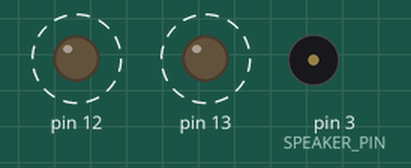
This sketch was run on a simulated Arduino Uno, built with avr-gcc and run on an emulated ATmega328P. Parts: output pins drawn as LEDs (lit = HIGH), buzzer (waves = sounding). Dashed ring = blinking. What the sketch prints to the serial monitor is not drawn.

Above: at 0.17 s.
Timing chart, 0 to 3.0 s (numbered marks = the images above):
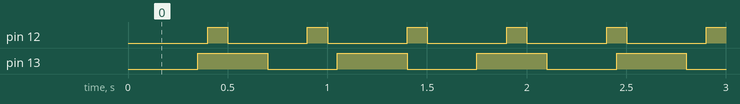

The sketch:

MultiBlinkWithSound.ino
```cpp
#include "flasher.h"
#include "space_beeper.h"

Flasher led1(12, 100, 400);
Flasher led2(13, 350, 350);
// Flasher led3(11, 111, 382);

SpaceBeeper beeper1(5, 100, 8);

void setup() {
  Serial.begin(115200);
}

void loop() {
  Serial.println(millis());
  led1.Update();
  led2.Update();
  // led3.Update();
  beeper1.Update();
  Serial.println(beeper1.noteCount);
}
```

flasher.h
```cpp
class Flasher {

    int ledPin;
    long OnTime;
    long OffTime;
    int ledState;
    unsigned long previousMillis;

  public:

  Flasher(int pin, long on, long off) {
    ledPin = pin;
    pinMode(ledPin, OUTPUT);
    OnTime = on;
    OffTime = off;
    ledState = LOW;
    previousMillis = 0;
  }

  void Update() {
    unsigned long currentMillis = millis();
    if ((ledState == HIGH) && (currentMillis - previousMillis >= OnTime)) {
      ledState = LOW;
      previousMillis = currentMillis;
      digitalWrite(ledPin, ledState);
    }
    else if ((ledState == LOW) && (currentMillis - previousMillis >= OffTime)) {
      ledState = HIGH;
      previousMillis = currentMillis;
      digitalWrite(ledPin, ledState);
    }
  }
};
```

space_beeper.h
```cpp
#define SPEAKER_PIN 3

class SpaceBeeper {

    int onDuration;
    int offDuration;

    int noteIndex;
    unsigned long previousMillis;

  public:
    int noteCount;

  SpaceBeeper(int on, int off, int notes) {
    onDuration = on;
    offDuration = off;
    noteCount = notes;

    noteIndex = 0;
    previousMillis = 0;
  }

  void Update() {
    unsigned long currentMillis = millis();
    if ((currentMillis - previousMillis) >= (offDuration)) {
      tone(SPEAKER_PIN, 3000 + 300 * noteIndex, onDuration);
      noteIndex = noteIndex + 1;
      previousMillis = millis();
      if(noteIndex > noteCount) {
        noteIndex = 0;
      }
    }
  }
};
```

Measured:
- by itself, pin 12: alternates HIGH for 0.10 s and LOW for 0.40 s
- by itself, pin 13: alternates HIGH for 0.35 s and LOW for 0.35 s
